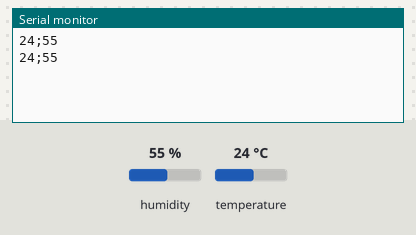
Bench run of a sketch on a simulated Arduino Uno, built with avr-gcc and run on an emulated ATmega328P. Shown: the last lines printed to the serial monitor. Inputs (shaded band) come from the test bench; at power-on: humidity 55 %, temperature 24 °C.

Above: at 3.8 s.
3.9 s: humidity set to 22 %
At 6.7 s:
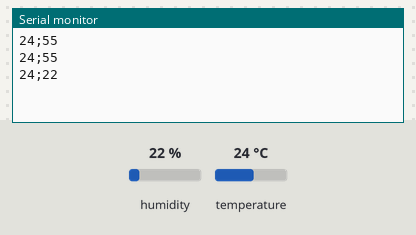
7.8 s: temperature set to 12 °C
At 9.8 s:
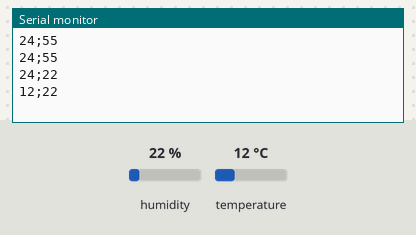
11.7 s: humidity set to 40 %
At 13.0 s:
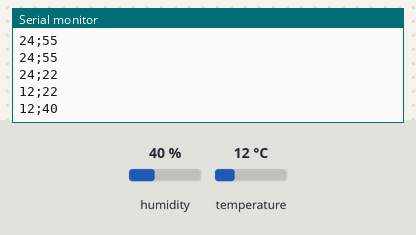
Timing chart, 0 to 14.7 s (numbered marks = the images above; inputs shaded):
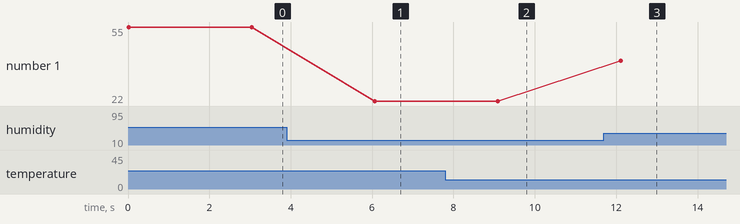

Measured:
- after the input at 3.9 s, the serial monitor: prints a new line after 2.2 s (image 1)
- after the input at 7.8 s, the serial monitor: prints a new line after 1.3 s (image 2)
- after the input at 11.7 s, the serial monitor: prints a new line after 0.42 s (image 3)
- plotted number 1: 55 → 22 after the input at 3.9 s, 22 → 40 after the input at 11.7 s

The sketch:

sketch_nov19a.ino
```cpp
#include <SimpleDHT.h>

int pinDHT11 = A0;
SimpleDHT11 dht11(pinDHT11);

void setup() {
  Serial.begin(9600);
}

void loop() {

  byte temperature = 0;
  byte humidity = 0;
  int err = SimpleDHTErrSuccess;
  if ((err = dht11.read(&temperature, &humidity, NULL)) != SimpleDHTErrSuccess) {
    return;
  }

 // Serial.print("Sample OK: ");
  Serial.print((int)temperature); Serial.print(";");
  Serial.println((int)humidity);

  delay(3000);
}
```
